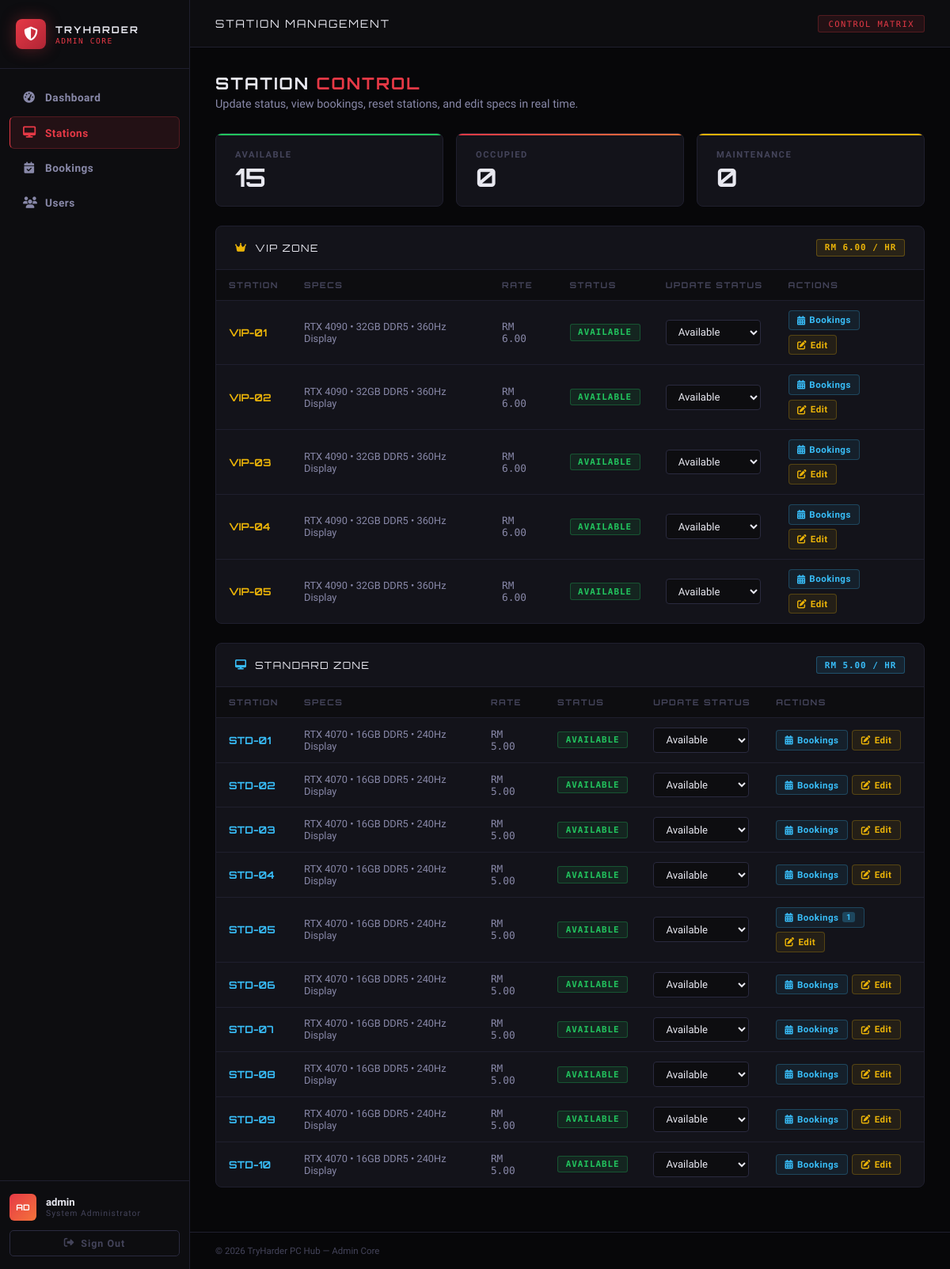
The page /admin/stations.php (signed in) on the database its author committed.
### tables this page shows
CREATE TABLE IF NOT EXISTS `users` (
  `user_id` int NOT NULL AUTO_INCREMENT,
  `full_name` varchar(150) NOT NULL,
  `username` varchar(50) NOT NULL,
  `avatar_key` varchar(30) NOT NULL DEFAULT 'gamepad',
  `password` varchar(255) NOT NULL,
  `total_hours` decimal(8,2) NOT NULL DEFAULT '0.00',
  `membership` enum('Bronze','Silver','Gold','Platinum') NOT NULL DEFAULT 'Bronze',
  `is_admin` tinyint(1) NOT NULL DEFAULT '0',
  `created_at` datetime NOT NULL DEFAULT CURRENT_TIMESTAMP,
  PRIMARY KEY (`user_id`),
  UNIQUE KEY `username` (`username`)
);

CREATE TABLE IF NOT EXISTS `stations` (
  `station_id` int NOT NULL AUTO_INCREMENT,
  `station_code` varchar(10) NOT NULL,
  `zone` enum('VIP','Standard') NOT NULL,
  `specs` varchar(100) NOT NULL,
  `rate_per_hour` decimal(5,2) NOT NULL DEFAULT '5.00',
  `status` enum('available','occupied','maintenance') NOT NULL DEFAULT 'available',
  PRIMARY KEY (`station_id`),
  UNIQUE KEY `station_code` (`station_code`)
);

### includes/db.php (called while the page is built, shortened)
<?php
function getDB(): PDO {
    static $pdo = null;
    if ($pdo === null) {
        $dsn = "mysql:host=" . DB_HOST . ";dbname=" . DB_NAME . ";charset=" . DB_CHARSET;
        $options = [
            PDO::ATTR_ERRMODE            => PDO::ERRMODE_EXCEPTION,
            PDO::ATTR_DEFAULT_FETCH_MODE => PDO::FETCH_ASSOC,
            PDO::ATTR_EMULATE_PREPARES   => false,
        ];
        try {
            $pdo = new PDO($dsn, DB_USER, DB_PASS, $options);
        } catch (PDOException $e) {
            die(json_encode(['error' => 'Database connection failed: ' . $e->getMessage()]));
        }
    }
    return $pdo;
}

### includes/auth.php (called while the page is built, shortened)
<?php
require_once __DIR__ . '/db.php';
function currentUser(): ?array {
    $s = getDB()->prepare("SELECT * FROM users WHERE user_id = ?");
    $s->execute([$_SESSION['uid']]);
    return $s->fetch() ?: null;
}
function requireAdmin(): array {
    $u = currentUser();
    return $u;
}

### admin/stations.php (the view, shortened to what this page needs)
<?php
require_once __DIR__ . '/../includes/db.php';
require_once __DIR__ . '/../includes/auth.php';
$adminUser       = requireAdmin();
$db              = getDB();
$stations        = $db->query("SELECT * FROM stations ORDER BY zone DESC, station_code ASC")->fetchAll();
$stationBookings = [];
$rows = $db->query("
    SELECT b.*, u.username
    FROM bookings b
    JOIN users u ON u.user_id = b.user_id
    WHERE b.status NOT IN ('cancelled')
    ORDER BY b.booking_date DESC, b.start_time DESC
    LIMIT 200
")->fetchAll();
foreach ($rows as $r) {
    $stationBookings[$r['station_id']][] = $r;
}
$av = count(array_filter($stations, fn($s)=>$s['status']==='available'));
$oc = count(array_filter($stations, fn($s)=>$s['status']==='occupied'));
$mn = count(array_filter($stations, fn($s)=>$s['status']==='maintenance'));
?>
<!DOCTYPE html>
<html lang="en">
<head>
<link rel="stylesheet" href="admin.css"/>
<link rel="stylesheet" href="https://cdnjs.cloudflare.com/ajax/libs/font-awesome/6.4.0/css/all.min.css"/>
</head>
<body>
<?php include __DIR__ . '/nav.php'; ?>
<div class="admin-main">
    <div class="admin-topbar">
        <span class="topbar-title">STATION MANAGEMENT</span>
        <span class="topbar-badge">CONTROL MATRIX</span>
    </div>
    <div class="admin-body">
        <div class="page-header">
            <div class="page-title">STATION <span>CONTROL</span></div>
            <div class="page-sub">Update status, view bookings, reset stations, and edit specs in real time.</div>
        </div>
        <div class="stat-grid" style="grid-template-columns:repeat(3,1fr);margin-bottom:1.5rem">
            <div class="stat-card green"><div class="stat-label">Available</div><div class="stat-value"><?= $av ?></div></div>
            <div class="stat-card red"><div class="stat-label">Occupied</div><div class="stat-value"><?= $oc ?></div></div>
            <div class="stat-card yellow"><div class="stat-label">Maintenance</div><div class="stat-value"><?= $mn ?></div></div>
        </div>
        <?php foreach (['VIP','Standard'] as $zone):
            $zoneStations = array_filter($stations, fn($s) => $s['zone'] === $zone);
            $zoneColor  = $zone === 'VIP' ? 'var(--yellow)' : 'var(--cyan)';
            $zoneIcon   = $zone === 'VIP' ? 'crown' : 'desktop';
            $zoneBadge  = $zone === 'VIP' ? 'badge-yellow' : 'badge-cyan';
            $zoneRate   = $zone === 'VIP' ? 'RM 6.00 / hr' : 'RM 5.00 / hr';
        ?>
        <div class="section-card">
            <div class="section-card-head">
                <div class="section-card-title">
                    <i class="fa-solid fa-<?= $zoneIcon ?>" style="color:<?= $zoneColor ?>"></i>
                    <?= strtoupper($zone) ?> ZONE
                </div>
                <span class="badge <?= $zoneBadge ?>"><?= $zoneRate ?></span>
            </div>
            <div class="admin-table-wrap">
                <table>
                    <thead>
                        <tr>
                            <th>Station</th>
                            <th>Specs</th>
                            <th>Rate</th>
                            <th>Status</th>
                            <th>Update Status</th>
                            <th>Actions</th>
                        </tr>
                    </thead>
                    <tbody>
                    <?php foreach ($zoneStations as $s):
                        $bc = match($s['status']) {
                            'available'   => 'badge-green',
                            'occupied'    => 'badge-red',
                            'maintenance' => 'badge-yellow',
                            default       => 'badge-gray'
                        };
                        $bookingCount = count($stationBookings[$s['station_id']] ?? []);
                        $stationJson  = htmlspecialchars(json_encode([
                            'id'           => $s['station_id'],
                            'code'         => $s['station_code'],
                            'zone'         => $s['zone'],
                            'specs'        => $s['specs'],
                            'rate'         => $s['rate_per_hour'],
                            'status'       => $s['status'],
                            'bookingCount' => $bookingCount,
                        ]), ENT_QUOTES);
                        $booksJson = htmlspecialchars(json_encode(
                            array_map(fn($b) => [
                                'id'     => $b['booking_id'],
                                'user'   => $b['username'],
                                'date'   => $b['booking_date'],
                                'start'  => substr($b['start_time'],0,5),
                                'end'    => substr($b['end_time'],0,5),
                                'dur'    => $b['duration_hrs'],
                                'cost'   => number_format($b['total_cost'],2),
                                'status' => $b['status'],
                            ], $stationBookings[$s['station_id']] ?? [])
                        ), ENT_QUOTES);
                    ?>
                    <tr>
                        <td>
                            <strong style="font-family:var(--font-head);font-size:.8rem;color:<?= $zoneColor ?>">
                                <?= htmlspecialchars($s['station_code']) ?>
                            </strong>
                        </td>
                        <td style="font-size:.8rem;color:var(--text2)"><?= htmlspecialchars($s['specs']) ?></td>
                        <td style="font-family:var(--font-mono);font-size:.8rem">RM <?= number_format($s['rate_per_hour'],2) ?></td>
                        <td><span class="badge <?= $bc ?>"><?= $s['status'] ?></span></td>
                        <td>
                            <select class="form-select" onchange="updateStation(<?= $s['station_id'] ?>,this.value)">
                                <option value="available"   <?= $s['status']==='available'   ?'selected':'' ?>>Available</option>
                            </select>
                        </td>
                        <td>
                            <div class="actions-cell">
                                <button class="action-btn btn-view"
                                    onclick="openBookingsModal('<?= $s['station_code'] ?>',<?= $booksJson ?>)">
                                    <i class="fa-solid fa-calendar-days"></i> Bookings
                                    <?php if ($bookingCount > 0): ?>
                                    <span style="background:rgba(56,189,248,.25);border-radius:3px;padding:0 .3rem;font-size:.65rem"><?= $bookingCount ?></span>
                                    <?php endif; ?>
                                </button>
                                <button class="action-btn btn-edit"
                                    onclick="openEditModal(<?= $stationJson ?>)">
                                    <i class="fa-solid fa-pen-to-square"></i> Edit
                                </button>
                            </div>
                        </td>
                    </tr>
                    <?php endforeach; ?>
                    </tbody>
                </table>
            </div>
        </div>
        <?php endforeach; ?>
    </div>
    <div class="admin-footer"><span>&copy; 2026 TryHarder PC Hub — Admin Core</span></div>
</div>
</body>
</html>

### admin/nav.php
<?php
$currentPage = basename($_SERVER['PHP_SELF'], '.php');
$pageMap = [
    'dashboard' => 'dashboard',
    'stations'  => 'stations',
    'bookings'  => 'bookings',
    'users'     => 'users',
];
$activePage = $pageMap[$currentPage] ?? '';
function navItem(string $href, string $icon, string $label, string $key, string $active): string {
    $cls = ($active === $key) ? 'nav-item active' : 'nav-item';
    return "<a href=\"$href\" class=\"$cls\"><i class=\"fa-solid fa-$icon\"></i><span>$label</span></a>";
}
?>
<aside class="admin-sidebar">
    <div class="sidebar-logo">
        <div class="logo-icon"><i class="fa-solid fa-shield-halved"></i></div>
        <div>
            <div class="logo-title">TRYHARDER</div>
            <div class="logo-sub">ADMIN CORE</div>
        </div>
    </div>
    <nav class="sidebar-nav">
        <?= navItem('dashboard.php', 'gauge-high',     'Dashboard', 'dashboard', $activePage) ?>
        <?= navItem('stations.php',  'desktop',        'Stations',  'stations',  $activePage) ?>
        <?= navItem('bookings.php',  'calendar-check', 'Bookings',  'bookings',  $activePage) ?>
        <?= navItem('users.php',     'users',          'Users',     'users',     $activePage) ?>
    </nav>
    <div class="sidebar-footer">
        <div class="admin-info">
            <div class="admin-avatar"><?= htmlspecialchars(strtoupper(substr($adminUser['username'], 0, 2))) ?></div>
            <div>
                <div class="admin-name"><?= htmlspecialchars($adminUser['username']) ?></div>
                <div class="admin-role">System Administrator</div>
            </div>
        </div>
        <form method="POST" action="../logout.php">
            <button type="submit" class="logout-btn">
                <i class="fa-solid fa-right-from-bracket"></i> Sign Out
            </button>
        </form>
    </div>
</aside>

### admin/stations.php (style rules this page uses)
.action-btn { display: inline-flex; align-items: center; gap: .3rem; padding: .3rem .65rem; border-radius: 4px; font-size: .72rem; font-weight: 700; letter-spacing: .5px; cursor: pointer; transition: all .2s; white-space: nowrap; font-family: var(--font-body); border: 1px solid; }
.btn-view { background:rgba(56,189,248,.08); border-color:rgba(56,189,248,.25); color:#38bdf8; }
.btn-edit { background:rgba(234,179,8,.08); border-color:rgba(234,179,8,.25); color:#eab308; }
.actions-cell { display:flex; gap:.35rem; flex-wrap:wrap; align-items:center; }

### rows shown on the page
users: username "AD", username "admin"
stations: station_code "VIP-01", specs "RTX 4090 • 32GB DDR5 • 360Hz Display", rate_per_hour "6.00", status "AVAILABLE", status+station_id "Available"
stations: station_code "VIP-02", specs "RTX 4090 • 32GB DDR5 • 360Hz Display", rate_per_hour "6.00", status "AVAILABLE", status+station_id "Available"
stations: station_code "VIP-03", specs "RTX 4090 • 32GB DDR5 • 360Hz Display", rate_per_hour "6.00", status "AVAILABLE", status+station_id "Available"
stations: station_code "VIP-04", specs "RTX 4090 • 32GB DDR5 • 360Hz Display", rate_per_hour "6.00", status "AVAILABLE", status+station_id "Available"
stations: station_code "VIP-05", specs "RTX 4090 • 32GB DDR5 • 360Hz Display", rate_per_hour "6.00", status "AVAILABLE", status+station_id "Available"
stations: station_code "STD-01", specs "RTX 4070 • 16GB DDR5 • 240Hz Display", rate_per_hour "5.00", status "AVAILABLE", status+station_id "Available"
stations: station_code "STD-02", specs "RTX 4070 • 16GB DDR5 • 240Hz Display", rate_per_hour "5.00", status "AVAILABLE", status+station_id "Available"
stations: station_code "STD-03", specs "RTX 4070 • 16GB DDR5 • 240Hz Display", rate_per_hour "5.00", status "AVAILABLE", status+station_id "Available"
stations: station_code "STD-04", specs "RTX 4070 • 16GB DDR5 • 240Hz Display", rate_per_hour "5.00", status "AVAILABLE", status+station_id "Available"
stations: station_code "STD-05", specs "RTX 4070 • 16GB DDR5 • 240Hz Display", rate_per_hour "5.00", status "AVAILABLE", status+station_id "Available", station_id "1"
stations: station_code "STD-06", specs "RTX 4070 • 16GB DDR5 • 240Hz Display", rate_per_hour "5.00", status "AVAILABLE", status+station_id "Available"
stations: station_code "STD-07", specs "RTX 4070 • 16GB DDR5 • 240Hz Display", rate_per_hour "5.00", status "AVAILABLE", status+station_id "Available"
stations: station_code "STD-08", specs "RTX 4070 • 16GB DDR5 • 240Hz Display", rate_per_hour "5.00", status "AVAILABLE", status+station_id "Available"
stations: station_code "STD-09", specs "RTX 4070 • 16GB DDR5 • 240Hz Display", rate_per_hour "5.00", status "AVAILABLE", status+station_id "Available"
stations: station_code "STD-10", specs "RTX 4070 • 16GB DDR5 • 240Hz Display", rate_per_hour "5.00", status "AVAILABLE", status+station_id "Available"

### other values the page prints
$label "Dashboard Stations Bookings Users"
$av "15"
$oc "0"
$mn "0"
$zone "VIP"
$zoneRate "RM 6.00 / HR"
$zone "STANDARD"
$zoneRate "RM 5.00 / HR"
